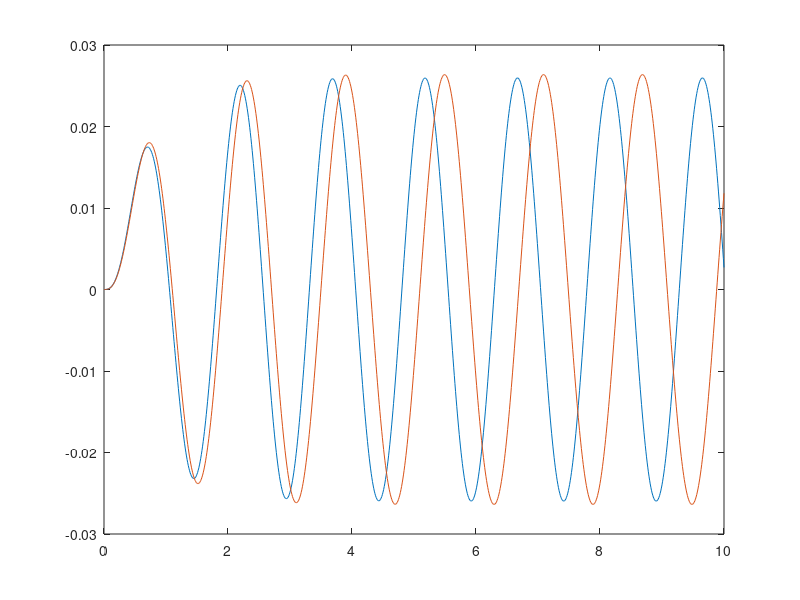

Write the MATLAB code that produced this figure.
clear
% parameter values
m = 3.0
b = 9.0
k = 60.0
% matrices
A = [ -b/m -k/m; 1 0]
B = [ 1/m; 0]
C = [ 0 1]
D = [ 0]
% system
sys = ss(A, B, C, D)

w1 = 4.2130749
w2 = 3.9370039
% the time vector, and the input signal
t = 0:0.01:10;
u1 = sin(t*w1);
u2 = sin(t*w2);
% calculate the response, need the first input, position
y1 = lsim(sys, u1, t);
y2 = lsim(sys, u2, t);
% plot the two nicely alongside each other
plot(t, y1, t, y2)
% you can now use the data cursor to get the maximum values. Or simply
% run:
max(y1)
max(y2)